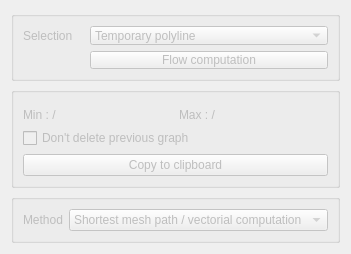
            <widget class="QWidget" name="page_flow">
             <property name="enabled">
              <bool>false</bool>
             </property>
             <layout class="QGridLayout" name="gridLayout_12">
              <item row="0" column="0" colspan="2">
               <widget class="QGroupBox" name="groupBox_17">
                <property name="sizePolicy">
                 <sizepolicy hsizetype="Preferred" vsizetype="Fixed">
                  <horstretch>0</horstretch>
                  <verstretch>0</verstretch>
                 </sizepolicy>
                </property>
                <property name="minimumSize">
                 <size>
                  <width>0</width>
                  <height>70</height>
                 </size>
                </property>
                <property name="maximumSize">
                 <size>
                  <width>16777215</width>
                  <height>70</height>
                 </size>
                </property>
                <property name="title">
                 <string/>
                </property>
                <layout class="QGridLayout" name="gridLayout_16">
                 <item row="0" column="0">
                  <widget class="QLabel" name="label_2">
                   <property name="text">
                    <string>Selection</string>
                   </property>
                  </widget>
                 </item>
                 <item row="0" column="1">
                  <widget class="QComboBox" name="comboBox_3">
                   <item>
                    <property name="text">
                     <string>Temporary polyline</string>
                    </property>
                   </item>
                   <item>
                    <property name="text">
                     <string>Selected polyline of active vector layer</string>
                    </property>
                   </item>
                   <item>
                    <property name="text">
                     <string>Active vector layer polylines</string>
                    </property>
                   </item>
                  </widget>
                 </item>
                 <item row="1" column="1">
                  <widget class="QPushButton" name="pushButton_flow">
                   <property name="enabled">
                    <bool>false</bool>
                   </property>
                   <property name="toolTip">
                    <string>Positif flow : left bank to right bank</string>
                   </property>
                   <property name="text">
                    <string>Flow computation</string>
                   </property>
                   <property name="icon">
                    <iconset>
                     <normaloff>:/plugins/PostTelemac/icons/Play_48x48.png</normaloff>:/plugins/PostTelemac/icons/Play_48x48.png</iconset>
                   </property>
                  </widget>
                 </item>
                </layout>
               </widget>
              </item>
              <item row="1" column="0" colspan="2">
               <widget class="QGroupBox" name="groupBox_18">
                <property name="sizePolicy">
                 <sizepolicy hsizetype="Preferred" vsizetype="Preferred">
                  <horstretch>0</horstretch>
                  <verstretch>0</verstretch>
                 </sizepolicy>
                </property>
                <property name="title">
                 <string/>
                </property>
                <layout class="QGridLayout" name="gridLayout_17">
                 <item row="1" column="1">
                  <widget class="QLabel" name="label_flow_resultmax">
                   <property name="sizePolicy">
                    <sizepolicy hsizetype="Preferred" vsizetype="Fixed">
                     <horstretch>0</horstretch>
                     <verstretch>0</verstretch>
                    </sizepolicy>
                   </property>
                   <property name="maximumSize">
                    <size>
                     <width>16777215</width>
                     <height>20</height>
                    </size>
                   </property>
                   <property name="text">
                    <string>Max : /</string>
                   </property>
                  </widget>
                 </item>
                 <item row="1" column="0">
                  <widget class="QLabel" name="label__flow_resultmin">
                   <property name="sizePolicy">
                    <sizepolicy hsizetype="Preferred" vsizetype="Fixed">
                     <horstretch>0</horstretch>
                     <verstretch>0</verstretch>
                    </sizepolicy>
                   </property>
                   <property name="text">
                    <string>Min : /</string>
                   </property>
                  </widget>
                 </item>
                 <item row="0" column="0" colspan="2">
                  <widget class="QFrame" name="frame_2">
                   <property name="frameShape">
                    <enum>QFrame::StyledPanel</enum>
                   </property>
                   <property name="frameShadow">
                    <enum>QFrame::Plain</enum>
                   </property>
                  </widget>
                 </item>
                 <item row="3" column="0" colspan="2">
                  <widget class="QPushButton" name="pushButton_4">
                   <property name="text">
                    <string>Copy to clipboard</string>
                   </property>
                  </widget>
                 </item>
                 <item row="2" column="0" colspan="2">
                  <widget class="QCheckBox" name="checkBox_7">
                   <property name="text">
                    <string>Don't delete previous graph</string>
                   </property>
                  </widget>
                 </item>
                </layout>
               </widget>
              </item>
              <item row="2" column="0" colspan="2">
               <widget class="QGroupBox" name="groupBox_19">
                <property name="sizePolicy">
                 <sizepolicy hsizetype="Preferred" vsizetype="Fixed">
                  <horstretch>0</horstretch>
                  <verstretch>0</verstretch>
                 </sizepolicy>
                </property>
                <property name="maximumSize">
                 <size>
                  <width>16777215</width>
                  <height>16777215</height>
                 </size>
                </property>
                <property name="title">
                 <string/>
                </property>
                <layout class="QGridLayout" name="gridLayout_18">
                 <item row="0" column="0">
                  <widget class="QLabel" name="label_18">
                   <property name="sizePolicy">
                    <sizepolicy hsizetype="Preferred" vsizetype="Fixed">
                     <horstretch>0</horstretch>
                     <verstretch>0</verstretch>
                    </sizepolicy>
                   </property>
                   <property name="text">
                    <string>Method</string>
                   </property>
                  </widget>
                 </item>
                 <item row="0" column="1">
                  <widget class="QComboBox" name="comboBox_flowmethod">
                   <item>
                    <property name="text">
                     <string>Shortest mesh path / vectorial computation</string>
                    </property>
                   </item>
                   <item>
                    <property name="text">
                     <string>Exact path / vectorial computation</string>
                    </property>
                   </item>
                  </widget>
                 </item>
                </layout>
               </widget>
              </item>
             </layout>
            </widget>
